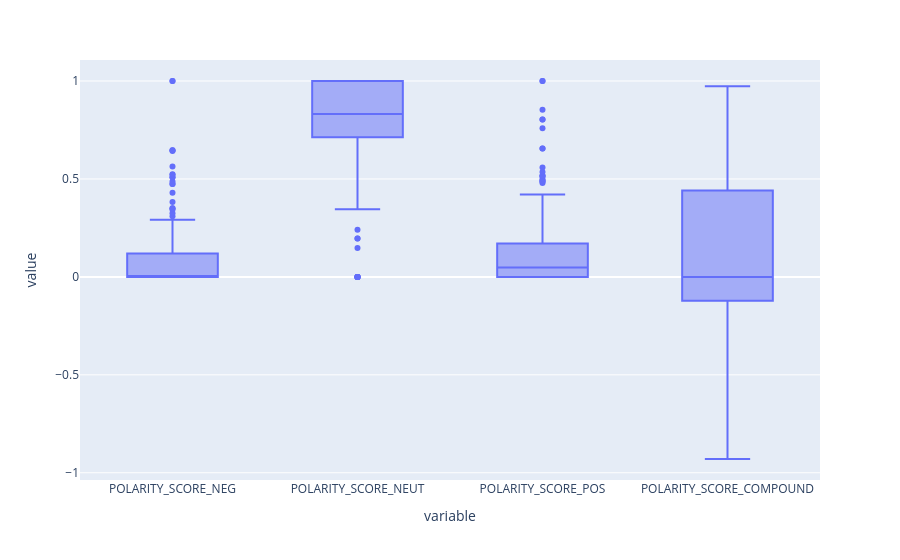

Here is the notebook cell this chart was saved with:
### Code cell
comments[["POLARITY_SCORE_NEG", "POLARITY_SCORE_NEUT", "POLARITY_SCORE_POS", "POLARITY_SCORE_COMPOUND"]].boxplot(figsize=(10, 10)) # , "score"

### Figure 1 — Plotly figure (JSON) as saved in the notebook; plotly's stock layout.template omitted (floating-point values rounded to 4 significant figures; data arrays with more than 128 entries replaced by an {"elided": "..."} marker saying what was removed)
{"data": [{"alignmentgroup": "True", "hovertemplate": "variable=%{x}<br>value=%{y}<extra></extra>", "legendgroup": "", "marker": {"color": "#636efa"}, "name": "", "notched": false, "offsetgroup": "", "orientation": "v", "showlegend": false, "type": "box", "x": {"elided": "1228 str values"}, "x0": " ", "xaxis": "x", "y": {"elided": "1228 float values"}, "y0": " ", "yaxis": "y"}], "layout": {"boxmode": "group", "legend": {"tracegroupgap": 0}, "margin": {"t": 60}, "xaxis": {"anchor": "y", "domain": [0, 1], "title": {"text": "variable"}}, "yaxis": {"anchor": "x", "domain": [0, 1], "title": {"text": "value"}}}}
